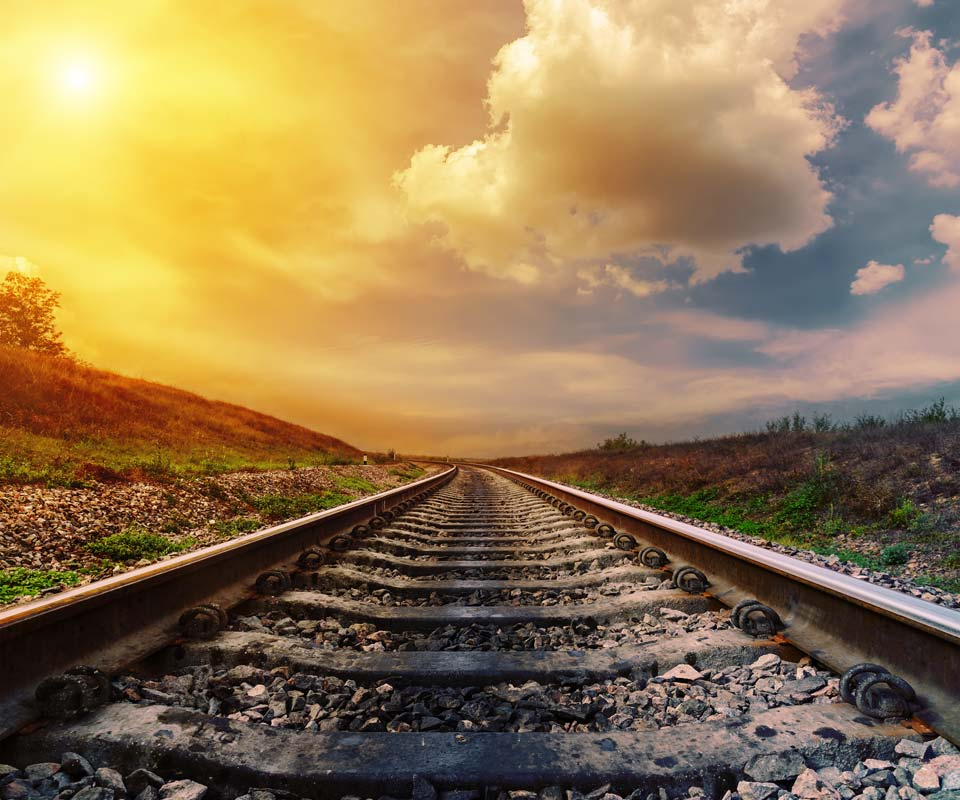
#> input picture 10000616.jpg, 960 x 800 px
$ python edgedetection.py   (older library calls are emulated)
#> lines starting #> are read from the running program, lines starting #| are printed output that depends on the picture; after the words box and inside, x2 and y2 are one past the last pixel; in counts of white or black regions, pixels touching at a corner belong together
import cv2
from PIL import Image
import os
import numpy as np

filename = '10000616.jpg'
img = cv2.imread(filename)
#> img is the input picture: shape (800, 960, 3); mean B, G, R 83, 122, 146.8
gray = cv2.cvtColor(img,cv2.COLOR_BGR2GRAY)
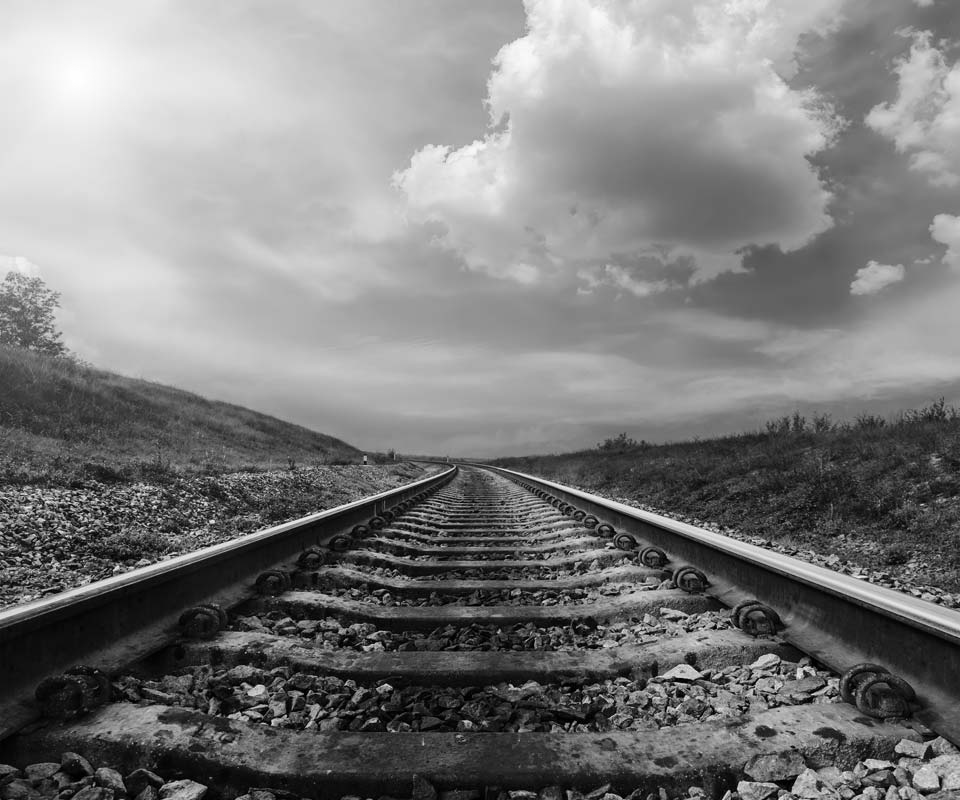
#> gray: shape (800, 960); min 0, max 255, mean 125

gray = np.float32(gray)
dst = cv2.cornerHarris(gray,2,3,0.04)
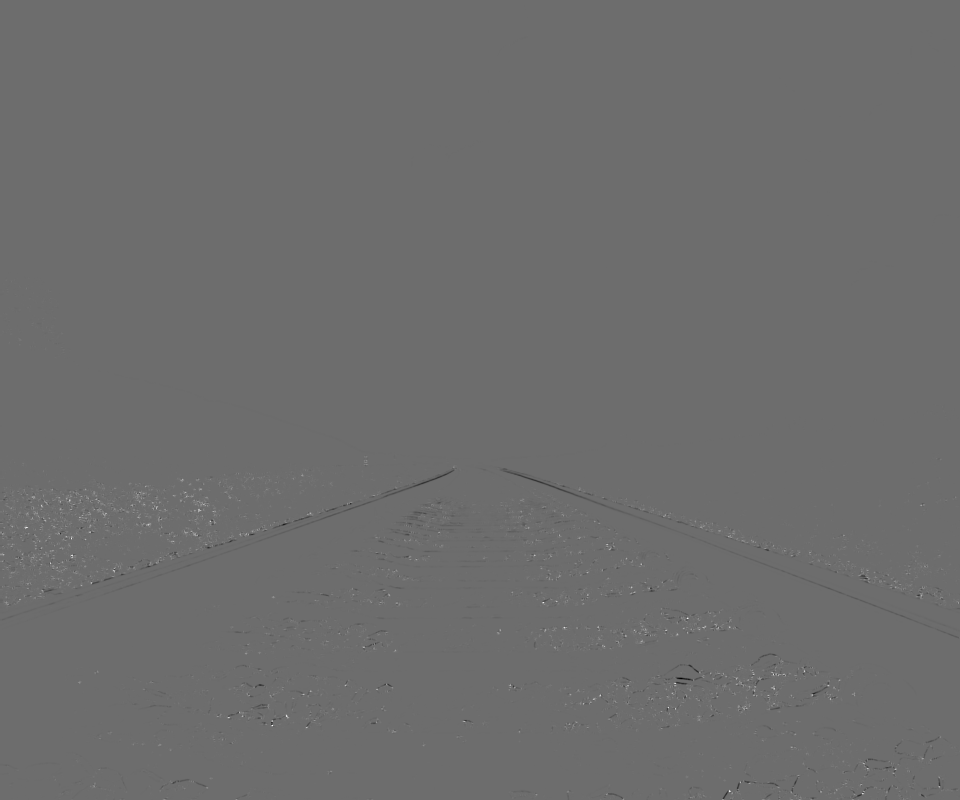
#> dst: shape (800, 960) float32; min -47927676, max 64077472, mean 38813.4; drawn with min black and max white
dst = cv2.dilate(dst,None)
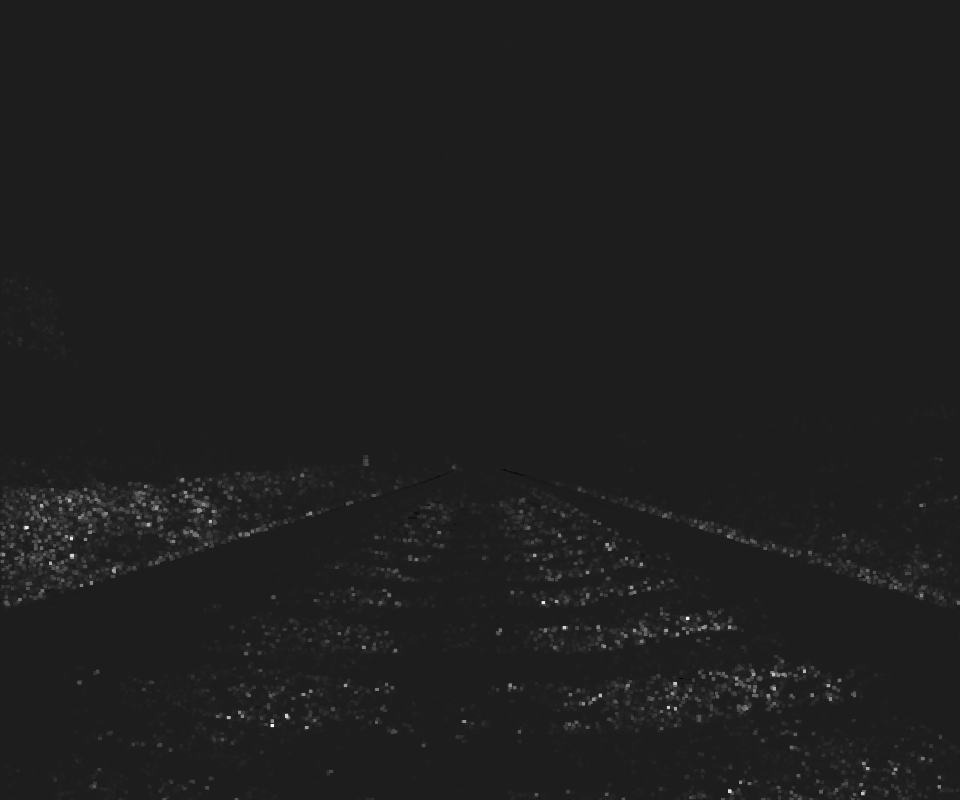
#> dst: shape (800, 960) float32; min -8399219, max 64077472, mean 451586.3; drawn with min black and max white

img[dst>0.01*dst.max()]=[0,0,255]
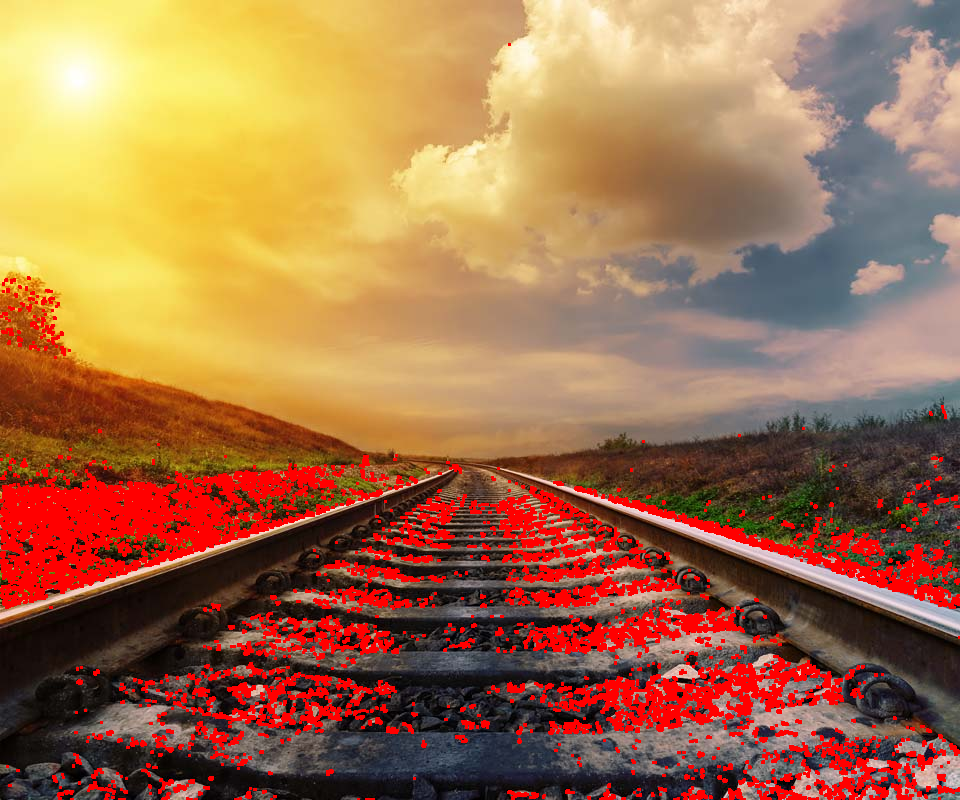
#> img: shape (800, 960, 3); 10.03% of pixels changed, all inside (x1, y1, x2, y2) = (0, 43, 960, 800)

cv2.imshow('dst',img)
#----------------Threshold----------------------
import cv2
import numpy as np
from matplotlib import pyplot as plt
from PIL import Image

img = cv2.imread('tattoo-art-how-draw-tattoos-sell-40235.jpg',0)
#> (the run stopped early here; a loop or call above may not have finished)
